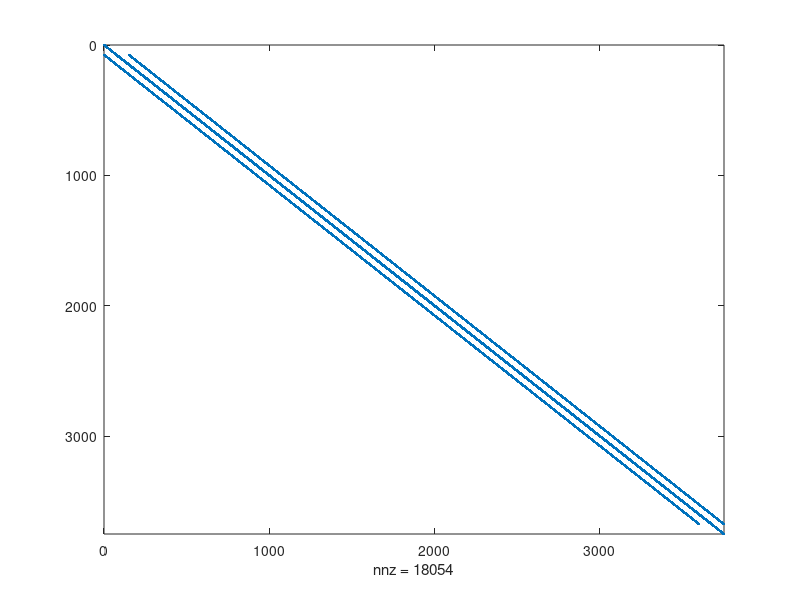
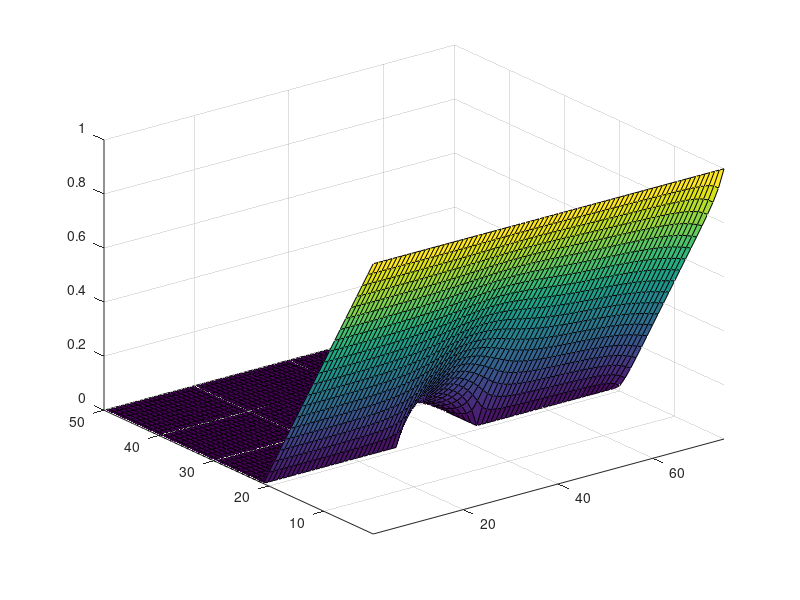

The MATLAB script that drew these images, in order:
close all
clear

nx = 50;
ny = nx*3/2;
G = sparse(nx*ny);
V = zeros(nx*ny, 1);
sigma1 = 1;
sigma2 = 1e-2;
box = [nx*2/5 nx*3/5 ny*2/5 ny*3/5];

for i = 1:nx
    for j = 1:ny
        n = j + (i-1)*ny;
        
        if i == 1
            G(n, :) = 0;
            G(n, n) = 1;
            V(n) = 1;
        elseif i == nx
            G(n, :) = 0;
            G(n, n) = 1;
            V(n) = 0;
        elseif j == 1
            if i > box(1) && i < box(2)
                G(n, n) = -3;
                G(n, n+1) = sigma2;
                G(n, n+ny) = sigma2;
                G(n, n-ny) = sigma2;
            else
                G(n, n) = -3;
                G(n, n+1) = sigma1;
                G(n, n+ny) = sigma1;
                G(n, n-ny) = sigma1;
            end
        elseif j == ny
            if i > box(1) && i < box(2)
                G(n, n) = -3;
                G(n, n+1) = sigma2;
                G(n, n+ny) = sigma2;
                G(n, n-ny) = sigma2;
            else
                G(n, n) = -3;
                G(n, n+1) = sigma1;
                G(n, n+ny) = sigma1;
                G(n, n-ny) = sigma1;
            end
        else
            if i > box(1) && i < box(2) && (j < box(3)||j > box(4))
                G(n, n) = -4;
                G(n, n+1) = sigma2;
                G(n, n-1) = sigma2;
                G(n, n+ny) = sigma2;
                G(n, n-ny) = sigma2;
            else
                G(n, n) = -4;
                G(n, n+1) = sigma1;
                G(n, n-1) = sigma1;
                G(n, n+ny) = sigma1;
                G(n, n-ny) = sigma1;
            end
        end
    end
end

E = G\V;
figure(1)
spy(G);

figure(2)
X = zeros(nx, ny, 1);
for i = 1:nx
    for j = 1:ny
        n = j + (i-1)*ny;
        X(i,j) = E(n);
    end
end
surf(X)
axis tight